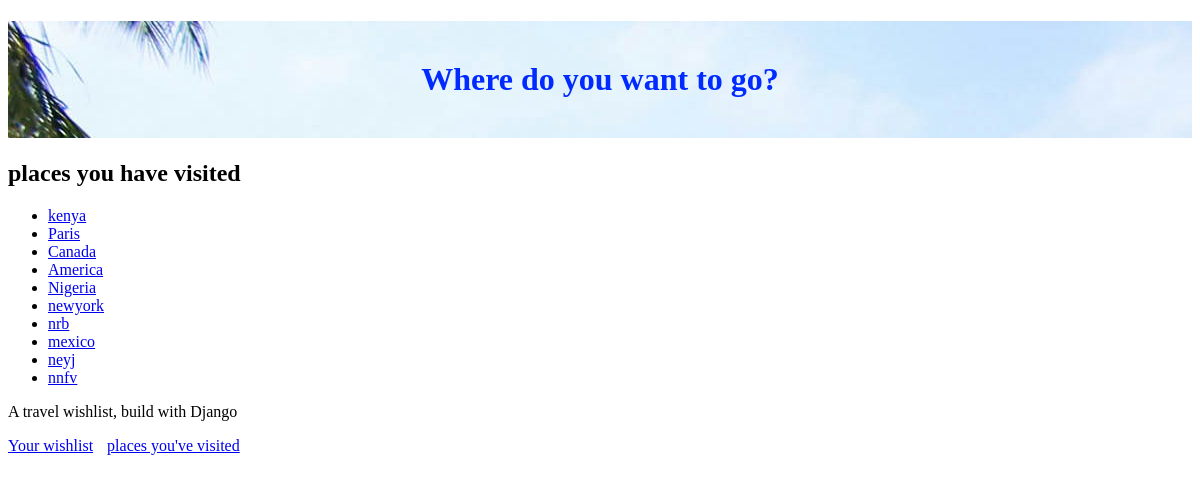
/visited (signed in), run on an earlier commit of the app's database.
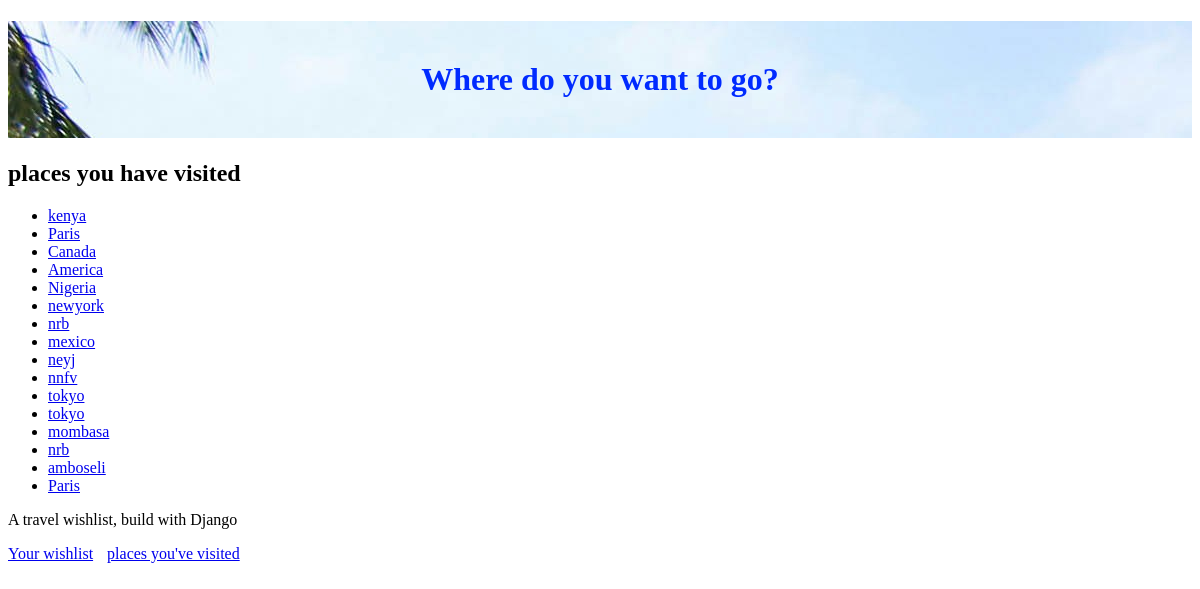
And on a later commit of the database.
### travel_wishlist/models.py (models this page shows, shortened)
class Place(models.Model):
    user = models.ForeignKey('auth.User', null=False, on_delete=models.CASCADE)
    name = models.CharField(max_length=200)
    visited = models.BooleanField(default=False)
    notes = models.TextField(blank=True, null=True)
    date_visited = models.DateField(blank=True, null=True)
    photo = models.ImageField(upload_to='user_images/', blank=True, null=True)

### travel_wishlist/views.py (the view)
# urls.py: path('visited', views.places_visited,name='places_visited'),
@login_required()
def places_visited(request):
    visited = Place.objects.filter(visited=True)
    return render(request, 'travel_wishlist/visited.html', {'visited':visited})

### travel_wishlist/templates/travel_wishlist/visited.html
{% extends 'travel_wishlist/base.html' %}
{% block content %}
<h2>places you have visited</h2>
{% if visited %}
<ul>
    {% for place in visited %}
        <li>
            <a href="{% url 'place_details' place.pk%}">{{ place.name }}</a>
        </li>
    {% endfor %}
</ul>
{% else %}
<p>You have not visited any places yet</p>
{% endif %}
{% endblock %}

### travel_wishlist/templates/travel_wishlist/base.html (shortened to what this page needs)
{% load static %}
<!DOCTYPE html>
<html>
<head>
        <link rel="stylesheet" href="https://unpkg.com/sakura.css/css/sakura.css" type="text/css">
        <link rel="stylesheet" href="{% static 'css/style.css' %}" type="text/css">
</head>
<h1 id="site-header">Where do you want to go?</h1>
<body>
{% block content %}
{% endblock %}
</body>
<div>
    <p>A travel wishlist, build with Django</p>
    <a class="nav-link" href="{% url 'place_list' %}">Your wishlist</a>
    <a class="nav-link" href="{% url 'places_visited' %}">places you've visited</a>
</div>
</html>

### travel_wishlist/static/css/style.css (style rules this page uses)
#site-header { background: url('../img/jtree.jpg') 0 0 repeat-x; color: #002aff; padding: 40px 0 40px 0px; text-align: center; }
.nav-link { margin-right: 10px; }

What changed in the data, as far as the page shows it:
added Place: name "tokyo"
added Place: name "tokyo"
added Place: name "mombasa"
added Place: name "nrb"
added Place: name "amboseli"
added Place: name "Paris"
